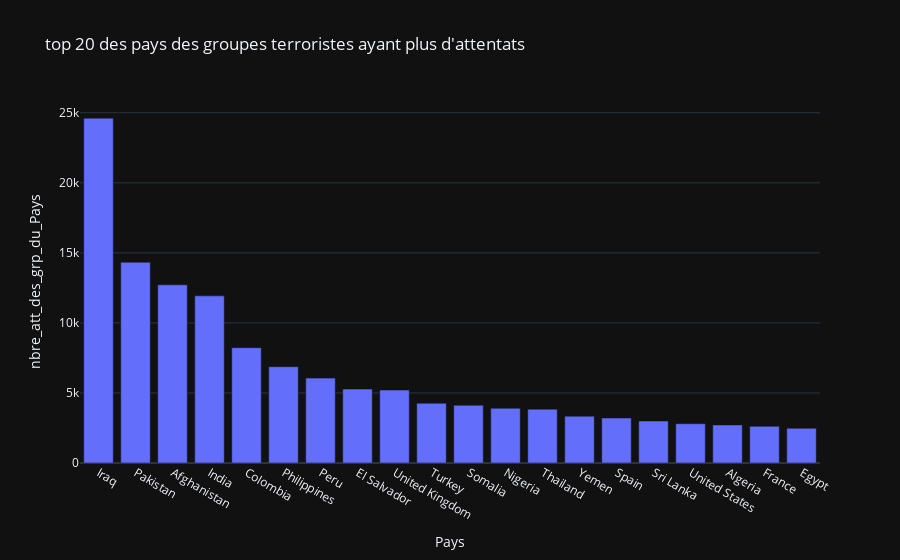

Here is the notebook cell this chart was saved with:
### Code cell
fig = px.bar(top_20_count,x='Pays',y='nbre_att_des_grp_du_Pays',
             title="top 20 des pays des groupes terroristes ayant plus d'attentats",template='plotly_dark')

fig.show()

### Figure 1 — Plotly figure (JSON) as saved in the notebook; plotly's stock layout.template omitted (floating-point values rounded to 4 significant figures)
{"data": [{"alignmentgroup": "True", "hovertemplate": "Pays=%{x}<br>nbre_att_des_grp_du_Pays=%{y}<extra></extra>", "legendgroup": "", "marker": {"color": "#636efa", "pattern": {"shape": ""}}, "name": "", "offsetgroup": "", "orientation": "v", "showlegend": false, "textposition": "auto", "type": "bar", "x": ["Iraq", "Pakistan", "Afghanistan", "India", "Colombia", "Philippines", "Peru", "El Salvador", "United Kingdom", "Turkey", "Somalia", "Nigeria", "Thailand", "Yemen", "Spain", "Sri Lanka", "United States", "Algeria", "France", "Egypt"], "xaxis": "x", "y": [24616, 14331, 12718, 11931, 8232, 6874, 6059, 5277, 5208, 4267, 4124, 3907, 3840, 3345, 3212, 2995, 2803, 2712, 2620, 2478], "yaxis": "y"}], "layout": {"barmode": "relative", "legend": {"tracegroupgap": 0}, "title": {"text": "top 20 des pays des groupes terroristes ayant plus d'attentats"}, "xaxis": {"anchor": "y", "domain": [0, 1], "title": {"text": "Pays"}}, "yaxis": {"anchor": "x", "domain": [0, 1], "title": {"text": "nbre_att_des_grp_du_Pays"}}}}
